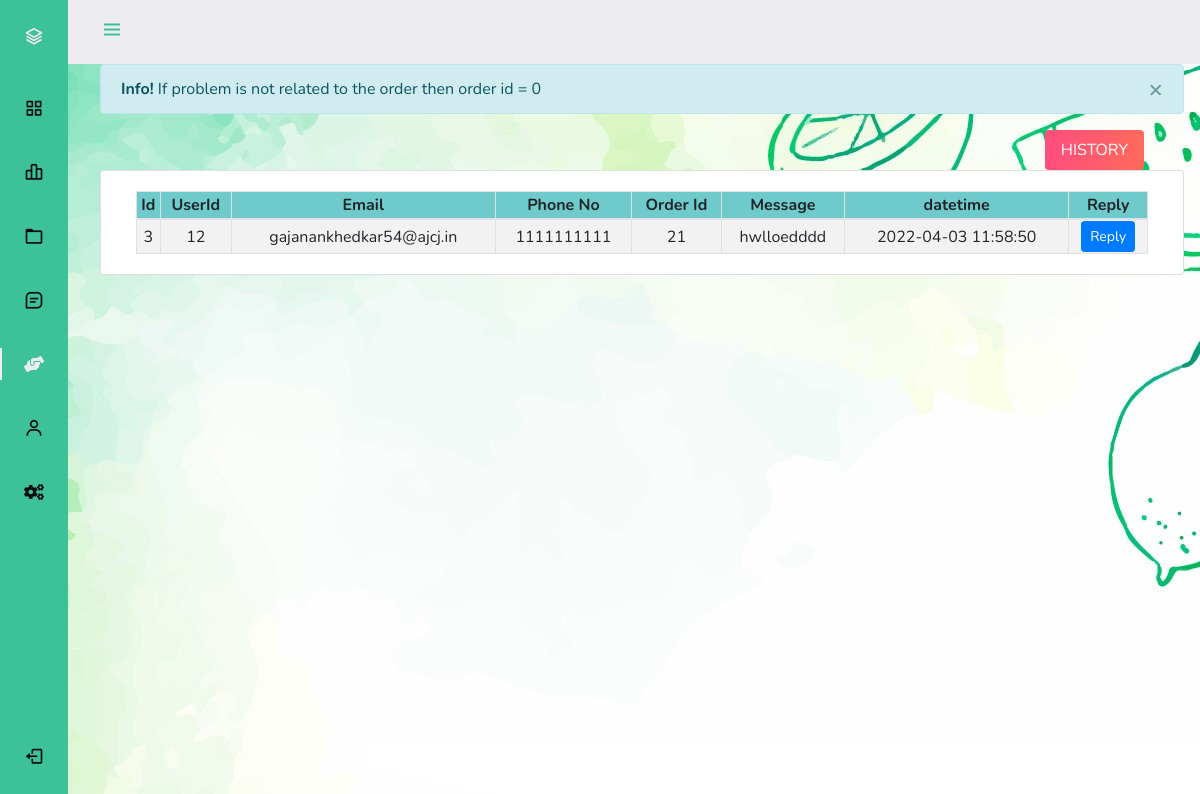
Screenshot of /admin/index.php?page=contactManage (signed in) with the database file from the repository.
### tables this page shows
CREATE TABLE `contact` (
  `contactId` int(21) NOT NULL,
  `userId` int(21) NOT NULL,
  `email` varchar(35) NOT NULL,
  `phoneNo` bigint(21) NOT NULL,
  `orderId` int(21) NOT NULL DEFAULT 0 COMMENT 'If problem is not related to the order then order id = 0',
  `message` text NOT NULL,
  `time` datetime NOT NULL DEFAULT current_timestamp()
);

### admin/contactManage.php (the view, shortened to what this page needs)
<div class="alert alert-info alert-dismissible fade show" role="alert" style="width:100%" id='notempty'>
    <strong>Info!</strong> If problem is not related to the order then order id = 0
    <button type="button" class="close" data-dismiss="alert"><span aria-hidden="true">×</span></button>
</div>
<div style="margin-right: 32px;display: table;margin-left: auto;">
<button type="button" class="btn btn-danger-gradiant text-white border-0 py-2 px-3 mx-2" data-toggle="modal" data-target="#history"><span> HISTORY <i class="ti-arrow-right"></i></span></button>
</div>
<div class="container-fluid" id='empty'>
	<div class="row">
		<div class="card col-lg-12">
			<div class="card-body">
				<table class="table-striped table-bordered col-md-12 text-center">
                    <thead style="background-color: rgb(111 202 203);">
                        <tr>
                            <th>Id</th>
                            <th>UserId</th>
                            <th>Email</th>
                            <th>Phone No</th>
                            <th>Order Id</th>
                            <th>Message</th>
                            <th>datetime</th>
                            <th>Reply</th>
                        </tr>
                    </thead>
                    <tbody>
                        <?php
                            $sql = "SELECT * FROM contact";
                            $result = mysqli_query($conn, $sql);
                            while($row=mysqli_fetch_assoc($result)) {
                                $contactId = $row['contactId'];
                                $userId = $row['userId'];
                                $email = $row['email'];
                                $phoneNo = $row['phoneNo'];
                                $orderId = $row['orderId'];
                                $message = $row['message'];
                                $time = $row['time'];
                                echo '<tr>
                                        <td>' .$contactId. '</td>
                                        <td>' .$userId. '</td>
                                        <td>' .$email. '</td>
                                        <td>' .$phoneNo. '</td>
                                        <td>' .$orderId. '</td>
                                        <td>' .$message. '</td>
                                        <td>' .$time. '</td>
                                        <td class="text-center">
                                            <button class="btn btn-sm btn-primary" type="button" data-toggle="modal" data-target="#reply' .$contactId. '">Reply</button>
                                        </td>
                                    </tr>';
                            }
                              ?><script> document.getElementById("notempty").innerHTML = '<div class="alert alert-info alert-dismissible fade show" role="alert" style="width:100%"> You have not recieve any message!	</div>';
                    </tbody>
		        </table>
			</div>
		</div>
	</div>
</div>

### admin/assetsForSideBar/css/styles.css (style rules this page uses)
:root { --header-height: 3rem; --nav-width: 68px; --first-color:#3dc298; --first-color-light: #0c0a13; --white-color: #ededef; --body-font: 'Nunito', sans-serif; --normal-font-size: 1rem; --z-fixed: 100; }
*,::before,::after { box-sizing: border-box; }
body { position: relative; margin: var(--header-height) 0 0 0; padding: 0 1rem; font-family: var(--body-font); font-size: var(--normal-font-size); transition: .5s; }
.show { left: 0; }
@media screen and (min-width: 768px) { body { margin: calc(var(--header-height) + 1rem) 0 0 0; padding-left: calc(var(--nav-width) + 2rem); } }

### admin/contactManage.php (style rules this page uses)
.btn-danger-gradiant { background: linear-gradient(to right, #ff4d7e 0%, #ff6a5b 100%); }

### rows the page displays
contact: contactId "3", userId "12", email "gajanankhedkar54@ajcj.in", phoneNo "1111111111", orderId "21", message "hwlloedddd", time "2022-04-03 11:58:50"
